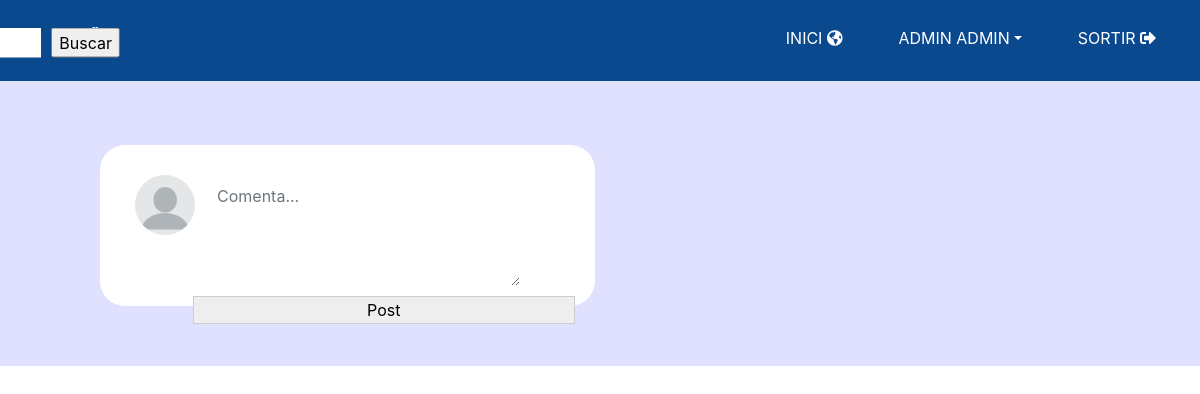
Before: /likeme/foro/ (signed in) with the older database file.
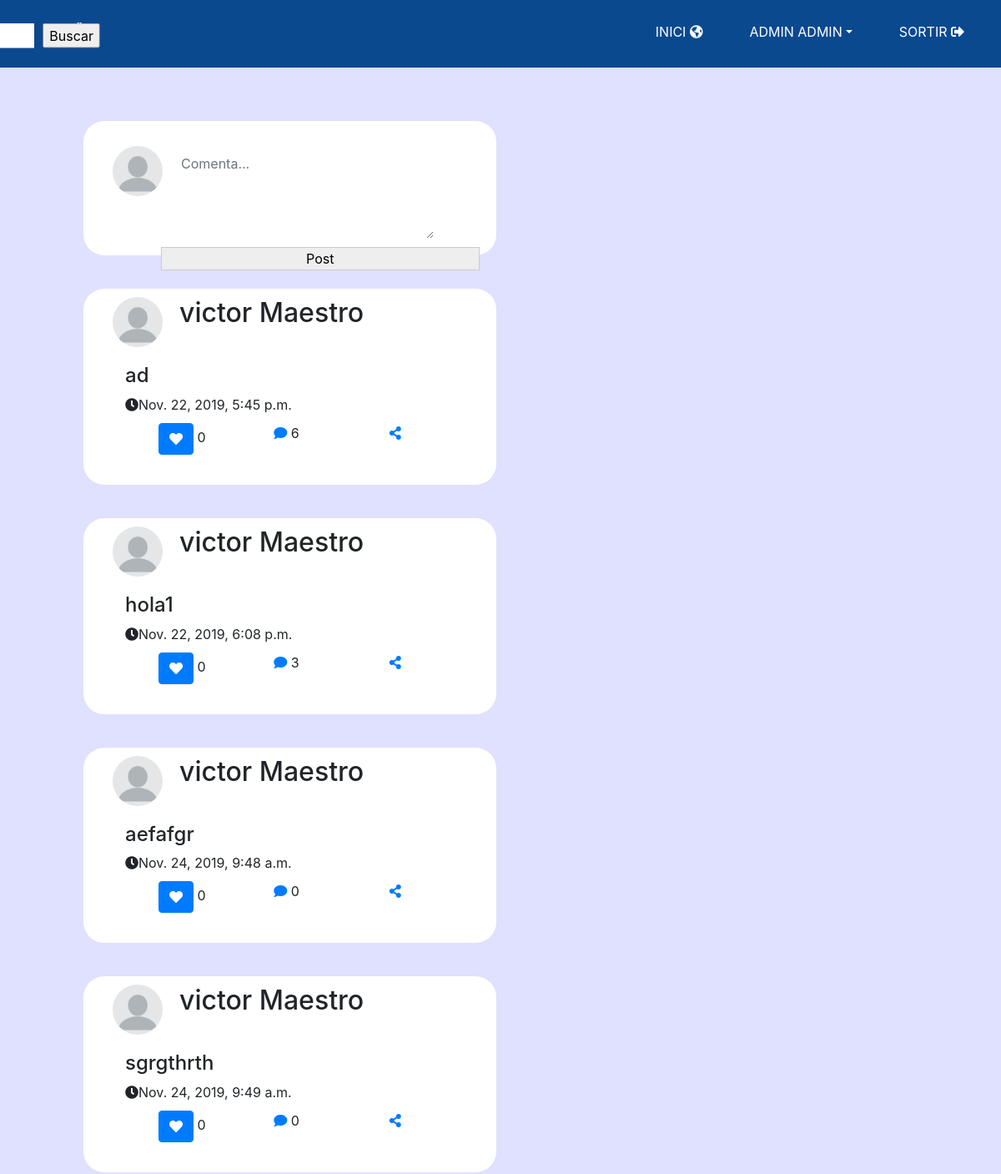
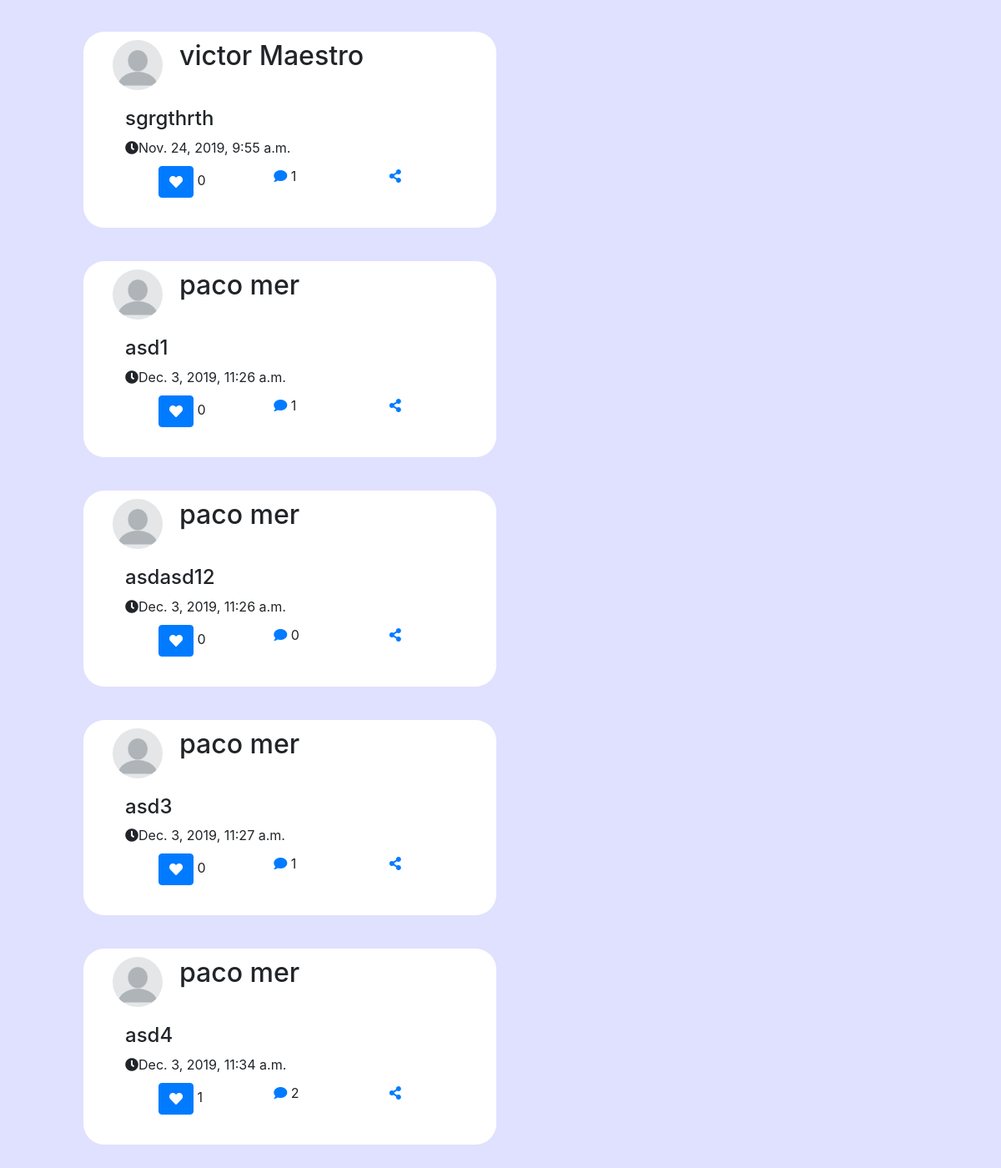
After: the same page with the newer database file (2 pictures, top to bottom).
### likeme/models.py (models this page shows, shortened)
class LikeMeUser(AbstractBaseUser):
    email = models.EmailField(verbose_name='email address', max_length=90, unique=True)
    first_name = models.CharField(max_length=30)
    last_name = models.CharField(max_length=30)
    sex = models.IntegerField(default=0)
    birth_date = models.DateTimeField(default=timezone.now)
    phone_number = models.TextField(default=0)
    photo = models.ImageField(upload_to='profiles/', default='profiles/profile_default.png')
    profile_state = models.IntegerField(default = 0)
    join_date = models.DateTimeField(verbose_name='join date', auto_now_add=True)
    active = models.BooleanField(default=True)  # can login
    staff = models.BooleanField(default=False)  # staff user non superuser
    admin = models.BooleanField(default=False)  # superuser
    USERNAME_FIELD = 'email'
    REQUIRED_FIELDS = ['first_name', 'last_name', 'sex', 'birth_date', 'phone_number']
    objects = LikeMeUserManager()
    def get_full_name(self):
        return self.first_name + " " + self.last_name
    @property
    def is_active(self):
        return self.active
    def __str__(self):
        return self.get_full_name()

class Posteig(models.Model):
    id = models.AutoField(primary_key=True)
    content = models.CharField(max_length=200)
    user_post = models.ForeignKey(User, on_delete=models.CASCADE)
    creation_date = models.DateTimeField(auto_now_add=True)

### likeme/views.py (the view, shortened to what this page needs)
# urls.py: path(r'foro/', views.forum, name='forum'),
@login_required()
def forum(request):
    context = {}
    l = []
    freq_current_friends = FriendShip.objects.filter(Q(user_sender=request.user, accepted=True)
                                                    | Q(user_receiver=request.user, accepted=True))
    friends = [x.user_sender if x.user_sender != request.user else x.user_receiver for x in freq_current_friends]
    posts = Posteig.objects.filter(user_post__in=friends).exclude(user_post=request.user)
    for p in posts:
        comments = Comments.objects.filter(posteig_id=p.id)
        likes = Like.objects.filter(post_id=p.id)
        tr = [(q, Reply.objects.filter(posteig_id=q)) for q in comments]
        t = (p, tr, likes)
        l.append(t)
    context = {
        'posts': l
    }
    return render(request, 'likeme/foro.html', context)

### templates/likeme/foro.html (shortened to what this page needs)
{% extends "likeme/BaseLayout.html" %}
{% load static %}
{% block content %}
            <div class="md-col-6" id="perfilfeed">
                <form action ="" method="POST">
                    <div id="perfilpost">
                        <div class="row">
                            <div class="about-img" id="perfilpostfoto"><img src="{{user.photo.url}}" class="img-responsive" alt=""></div>
                            <textarea class="form-control" id="perfilposttext" name="content_post" rows="4" placeholder="Comenta..."></textarea>
                        </div>
                        <input type="submit" style="float:right" name="post_value" value="Post" align="right" id="perfilpostbutton">
                    </div>
                    {% for p in posts %}
                        <div class="post-bar">
                            <div class="row" id="perfilcommentrow1">
                                <div class="about-img" id="perfilimgcomment"><img src="{{user.photo.url}}" class="img-responsive" alt=""></div>
                                <div id="perfilcommentnom">
                                    <h2>{{p.0.user_post}}</h2>
                                </div>
                            </div>
                            <h4> {{ p.0.content }} </h4>
                            <span><i class="fa fa-clock-o"></i>{{p.0.creation_date}}</span>
                            <ul class="row">
                                <div class="col"><button class="btn btn-primary" id="post_like" type="submit" name="like_value" value={{p.0.id}}><i class="fa fa-heart"></i></button> {{p.2|length}}</div>
								<div class="col"><a data-toggle="collapse" href="#perfilcommentcomment{{p.0.id}}" title=""><i class="fa fa-comment"></i></a> {{p.1|length}}</div>
								<div class="col"><a href="#" title=""><i class="fa fa-share-alt"></i></a></div>
                            </ul>
                        </div>
                    {% endfor %}
                </form>
            </div>
{% endblock %}

### templates/likeme/BaseLayout.html (shortened to what this page needs)
<!DOCTYPE html>
{% load static %}
<head>
    <link rel="stylesheet"
          href="{% static 'css/style.css' %}" />
    <link rel="stylesheet"
          href="https://stackpath.bootstrapcdn.com/bootstrap/4.3.1/css/bootstrap.min.css">
    <link rel="stylesheet"
          href="https://stackpath.bootstrapcdn.com/font-awesome/4.7.0/css/font-awesome.min.css">
    <link rel="stylesheet" href="https://use.fontawesome.com/releases/v5.8.1/css/all.css">
</head>
<body>
<section id="nav-bar">
    <nav class="navbar navbar-expand-lg navbar-light">
        {% if user.is_authenticated %}
            <a class="navbar-brand" id="logoaut" href="{% url 'forum' %}"><img src="{% static 'img/logosimpleLTTL.png' %}"></a>
            <div class="collapse navbar-collapse" id="navbarNav">
            <ul class="navbar-nav ml-auto">
            <form action ="{% url 'index' %}search/" method="POST" id="buscarUsuarinav">
                <div class="row" id="buscarnav">
                    <div class="col-md-6" id="colbarrabuscar">
                        <input type="text" id="barrabuscarnav" class="form-control" name="users_to_search" placeholder="Usuari...">
                    </div>
                    <div class="col-md-6">
                        <input type="submit" id="botobusca" value="Buscar">
                    </div>
                </div>
            </form>
            <li class="nav-item active">
                <a class="nav-link" href="{% url 'forum' %}">INICI <i class="fas fa-globe-americas"></i></a>
            </li>
            <ul &nbsp;></ul>
            <li class="nav-item dropdown">
                <a class="nav-link dropdown-toggle" data-toggle="dropdown" href="#" role="button" aria-haspopup="true" aria-expanded="false">{{user}}</a>
            </li>
            <ul &nbsp;></ul>
            <li class="nav-item">
                <a class="nav-link" href="{% url 'logout' %}" name="logout">SORTIR <i class="fas fa-sign-out-alt"></i></a>
            </li>
        {% endif %}
        </ul>
        </div>
    </nav>
</section>
<div class="full-height" id="cuerpo">
    {% block content %}
    {% endblock %}
</div>
</body>
</html>

### static/css/style.css (style rules this page uses)
body, html { font-family: 'Raleway', sans-serif; text-rendering: optimizeLegibility !important; -webkit-font-smoothing: antialiased !important; color: #777; font-weight: 300; width: 100% !important; height: 100% !important; }
nav { background-color: #0b498f; color: white; text-transform: uppercase; }
#logoaut { transform: translateX(360%); }
#buscarUsuarinav { height: 45px; transform: translateX(-75%); }
#buscarnav { transform: translateY(-15%); }
#colbarrabuscar { width: 450px; }
#barrabuscarnav { border-radius: 0 !important; border: none !important; height: 30px; font-size: 14px; }
#botobusca { transform: translateX(-30%); }
.nav-link { color: white !important; }
div { padding-top: 10px; padding-right: 20px; padding-bottom: 10px; padding-left: 50px; }
#cuerpo { background-color: #E0E0FF; }
#perfilpost { background-color: white; border-radius: 25px; margin-bottom: 40px; }
#perfilpostfoto { height: 60px; width: 60px; border-radius: 100px; margin: 0 0 -47px -100px; }
#perfilpostfoto .img-responsive { height: 60px; width: 60px; border-radius: 100px; }
#perfilposttext { border-radius: 0 !important; border: none !important; margin: 0 50px 0 20px; }
#perfilpostbutton { width: 90%; background-color: #EEE; border: 1px; border-style: solid; border-color: #CCC; }
#perfilfeed { margin: 20px 0 0 0; width: 50%; }
#perfilfeed .post-bar { background-color: white; border-radius: 25px; margin: 0 0 40px 0; }
#perfilimgcomment .img-responsive { height: 60px; width: 60px; border-radius: 100px; }
#perfilcommentrow1 { height: 60px; margin: -20px -50px 40px -115px; }
#perfilcommentnom { margin: 0 0 0 -50px; }

Changed rows visible on the page:
added Posteig: photo (placeholder picture), user_post.last_name "victor Maestro", content "ad", creation_date "Nov. 22, 2019, 5:45 p.m.", {{ p.0.id }} 5 (drawn), p "0", p "6"
added Posteig: photo (placeholder picture), user_post.last_name "victor Maestro", content "hola1", creation_date "Nov. 22, 2019, 6:08 p.m.", {{ p.0.id }} 6 (drawn), p "0", p "3"
added Posteig: photo (placeholder picture), user_post.last_name "victor Maestro", content "aefafgr", creation_date "Nov. 24, 2019, 9:48 a.m.", {{ p.0.id }} 7 (drawn), p "0"
added Posteig: photo (placeholder picture), user_post.last_name "victor Maestro", content "sgrgthrth", creation_date "Nov. 24, 2019, 9:49 a.m.", {{ p.0.id }} 8 (drawn), p "0"
added Posteig: photo (placeholder picture), user_post.last_name "victor Maestro", content "sgrgthrth", creation_date "Nov. 24, 2019, 9:55 a.m.", {{ p.0.id }} 9 (drawn), p "0", p "1"
added Posteig: photo (placeholder picture), user_post.last_name "paco mer", content "asd1", creation_date "Dec. 3, 2019, 11:26 a.m.", {{ p.0.id }} 11 (drawn), p "0", p "1"
added Posteig: photo (placeholder picture), user_post.last_name "paco mer", content "asdasd12", creation_date "Dec. 3, 2019, 11:26 a.m.", {{ p.0.id }} 12 (drawn), p "0"
added Posteig: photo (placeholder picture), user_post.last_name "paco mer", content "asd3", creation_date "Dec. 3, 2019, 11:27 a.m.", {{ p.0.id }} 13 (drawn), p "0", p "1"
added Posteig: photo (placeholder picture), user_post.last_name "paco mer", content "asd4", creation_date "Dec. 3, 2019, 11:34 a.m.", {{ p.0.id }} 14 (drawn), p "1", p "2"
